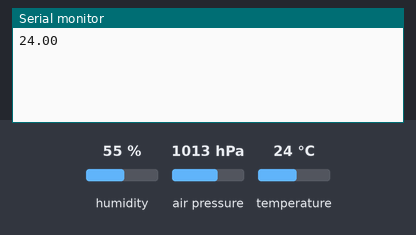
Bench run of a sketch on a simulated Arduino MKR. On the bench: the last lines printed to the serial monitor. The inputs (shaded band) are chosen by the test bench; at power-on: temperature 24 °C, humidity 55 %, air pressure 1013 hPa. No radio packets arrive unless stated.

Above: at 1.3 s.
1.4 s: temperature set to 12 °C
At 2.7 s:
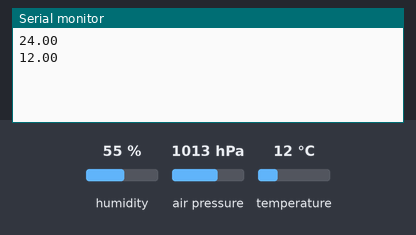
2.9 s: temperature set to 19 °C
At 5.3 s:
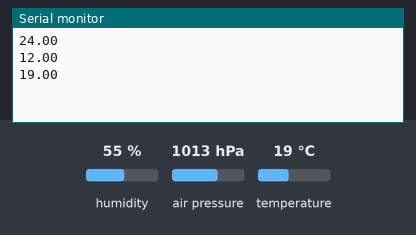
Timing chart, 0 to 6.8 s (numbered marks = the images above; inputs shaded):
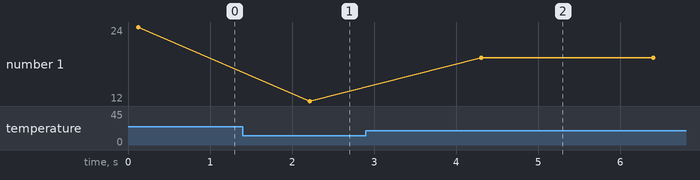

The sketch:

feather_m0_lora_bme280.ino
```cpp
// Feather9x_TX
// -*- mode: C++ -*-
// Example sketch showing how to create a simple messaging client (transmitter)
// with the RH_RF95 class. RH_RF95 class does not provide for addressing or
// reliability, so you should only use RH_RF95 if you do not need the higher
// level messaging abilities.
// It is designed to work with the other example Feather9x_RX

#include <SPI.h>
#include <RH_RF95.h>

#include <Wire.h>
#include <Adafruit_Sensor.h>
#include <Adafruit_BME280.h>
#include "RTCZero.h" // https://github.com/arduino-libraries/RTCZero

//#include <ArduinoJson.h> // https://github.com/bblanchon/ArduinoJson

#define RTC_SLEEP 0


//StaticJsonDocument<200> doc;


// for feather m0
#define RFM95_CS 8
#define RFM95_RST 4
#define RFM95_INT 3

// Change to 434.0 or other frequency, must match RX's freq!
#define RF95_FREQ 915.0

// Singleton instance of the radio driver
RH_RF95 rf95(RFM95_CS, RFM95_INT);

Adafruit_BME280 bme; // I2C
unsigned long delayTime;
RTCZero rtc;

void setup()
{
  pinMode(RFM95_RST, OUTPUT);
  digitalWrite(RFM95_RST, HIGH);

  Wire.begin();

  /*
  while (!Serial) {
    delay(1);
  }
  */


  delay(100);

  //Serial.println("Feather LoRa TX Test!");

  // manual reset
  digitalWrite(RFM95_RST, LOW);
  delay(10);
  digitalWrite(RFM95_RST, HIGH);
  delay(10);

  Serial.begin(9600);

  while (!rf95.init()) {
    //Serial.println("LoRa radio init failed");
    //Serial.println("Uncomment '#define SERIAL_DEBUG' in RH_RF95.cpp for detailed debug info");
    while (1);
  }
  //Serial.println("LoRa radio init OK!");

  // Defaults after init are 434.0MHz, modulation GFSK_Rb250Fd250, +13dbM
  if (!rf95.setFrequency(RF95_FREQ)) {
   // Serial.println("setFrequency failed");
    while (1);
  }
  //Serial.print("Set Freq to: "); Serial.println(RF95_FREQ);

  // Defaults after init are 434.0MHz, 13dBm, Bw = 125 kHz, Cr = 4/5, Sf = 128chips/symbol, CRC on

  // The default transmitter power is 13dBm, using PA_BOOST.
  // If you are using RFM95/96/97/98 modules which uses the PA_BOOST transmitter pin, then
  // you can set transmitter powers from 5 to 23 dBm:
  rf95.setTxPower(23, false);
}

int16_t packetnum = 0;  // packet counter, we increment per xmission

void loop()
{

  float temp = bme.readTemperature(); //C
  float humid = bme.readHumidity(); //%
  float pressure = bme.readPressure() / 100.0F; // hPa

Serial.println(temp);

  //doc["sensor"] = "gps";
  //doc["time"] = 1351824120;

//serializeJsonPretty(doc, Serial);

  delay(1000); // Wait 1 second between transmits, could also 'sleep' here!
  //Serial.println("Transmitting..."); // Send a message to rf95_server

  char radiopacket[20] = "Hello World #      ";
  itoa(packetnum++, radiopacket+13, 10);
  //Serial.print("Sending "); Serial.println(radiopacket);
  radiopacket[19] = 0;

  //Serial.println("Sending...");
  delay(10);
  rf95.send((uint8_t *)radiopacket, 20);

  //Serial.println("Waiting for packet to complete...");
  delay(10);
  rf95.waitPacketSent();
  // Now wait for a reply
  uint8_t buf[RH_RF95_MAX_MESSAGE_LEN];
  uint8_t len = sizeof(buf);

  //Serial.println("Waiting for reply...");
  if (rf95.waitAvailableTimeout(1000))
  {
    // Should be a reply message for us now
    if (rf95.recv(buf, &len))
   {
      /*Serial.print("Got reply: ");
      Serial.println((char*)buf);
      Serial.print("RSSI: ");
      Serial.println(rf95.lastRssi(), DEC);
      */
    }
    else
    {
      //Serial.println("Receive failed");
    }
  }
  else
  {
   // Serial.println("No reply, is there a listener around?");
  }

}
```

Measured:
- after the input at 1.4 s, the serial monitor: prints a new line after 0.82 s (image 1)
- after the input at 2.9 s, the serial monitor: prints a new line after 1.4 s (image 2)
- plotted number 1: 24 → 12 after the input at 1.4 s, 12 → 19 after the input at 2.9 s
